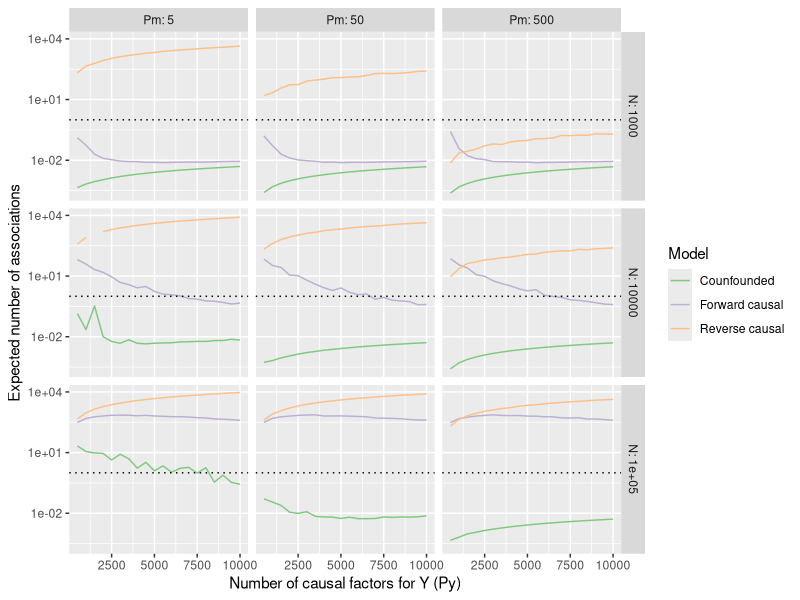

Reproduce this figure in R.
## ---- chunk 1
library(pwr)
library(dplyr)
library(ggplot2)

calc_power <- function(Pm, Py, R2m, R2y, N, thresh)
{
  # Model 1
  b1 <- rnorm(Py, mean=0, sd=sqrt(R2y/Py))
  pow1 <- pwr.r.test(N, b1, thresh)$power
  nsig1 <- sum(pow1)
  
  # Model 2
  b2 <- rnorm(Py, mean=0, sd=sqrt(R2m/Pm))
  pow2 <- pwr.r.test(N, b2, thresh)$power
  nsig2 <- sum(pow2)
  
  # Model 3
  b3 <- b1 * b2
  pow3 <- pwr.r.test(n=N, r=b3, sig.level=thresh)$power
  nsig3 <- sum(pow3)
  
  return(tibble(
    Pm=Pm, Py=Py, R2m=R2m, R2y=R2y, N=N, thresh=thresh, model=c("Forward causal", "Reverse causal", "Counfounded"), nsig=c(nsig1, nsig2, nsig3)
  ))
}
## ---- chunk 2

param <- expand.grid(
  Pm = c(5, 50, 500),
  Py = seq(500, 10000, by=500),
  R2m = c(0.02, 0.2, 0.8),
  R2y = c(0.3, 0.5, 0.7),
  N = c(1000, 10000, 100000),
  thresh=5e-7
)
res <- lapply(1:nrow(param), function(i) do.call(calc_power, param[i,])) %>% bind_rows()
## ---- chunk 3
subset(res, R2m == 0.2 & R2y == 0.5) %>%
ggplot(., aes(x=Py, y=nsig)) +
  geom_line(aes(colour=as.factor(model))) +
  facet_grid(N ~ Pm, labeller=label_both) +
  scale_y_log10() +
  geom_hline(yintercept=1, linetype="dotted") +
  scale_colour_brewer(type="qual") +
  labs(x="Number of causal factors for Y (Py)", y="Expected number of associations", colour="Model")
